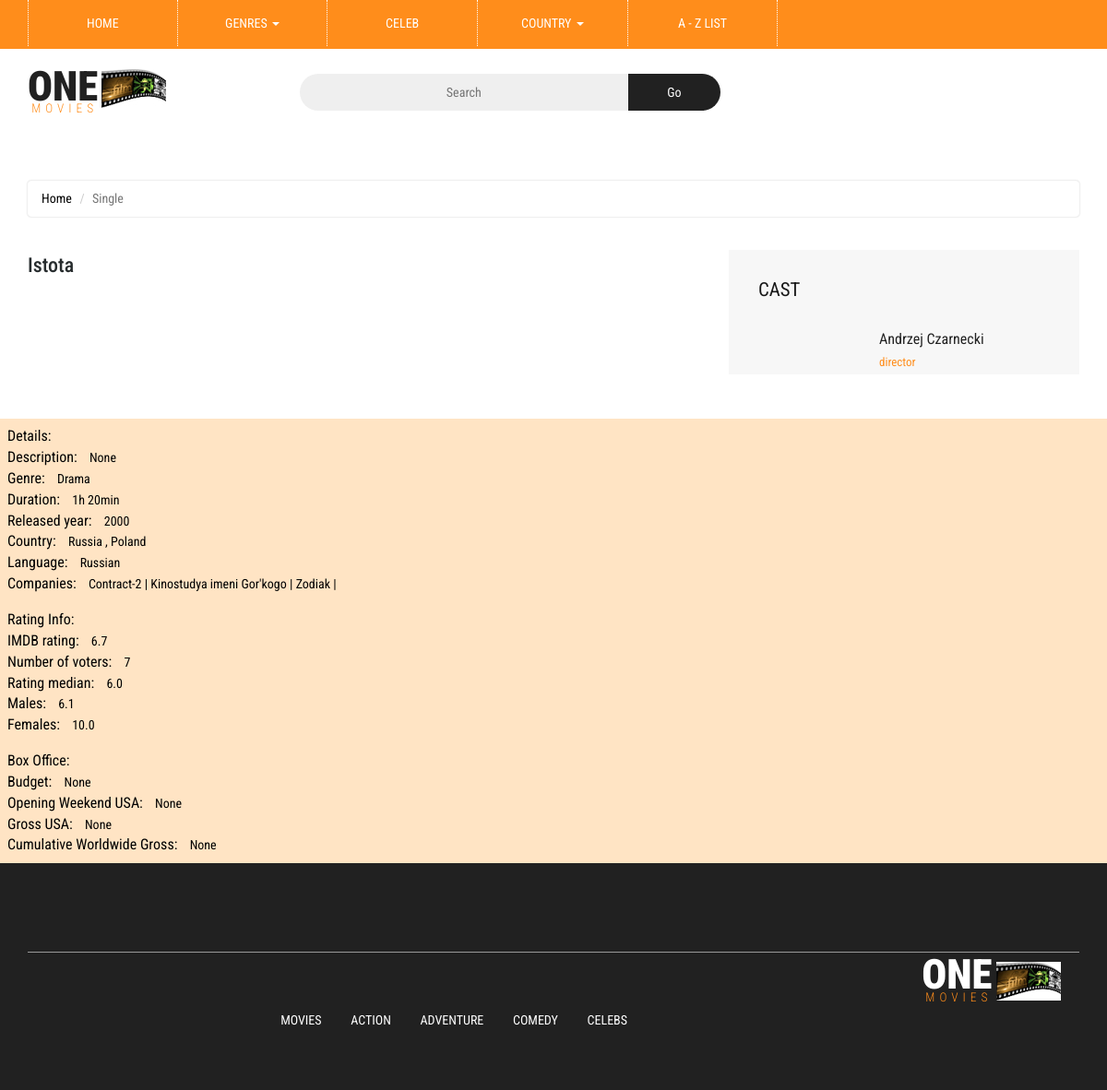
Screenshot of /movies/0102362 with the database file from the repository.
### tables this page shows
CREATE TABLE movies (ID TEXT PRIMARY KEY, Title TEXT,released TEXT, duration INTEGER, genre TEXT, budget REAL, language TEXT, country TEXT, description TEXT, small_pic_url TEXT, large_pic_url TEXT, open_week_us REAL, gross_usa REAL, gross_world REAL);

CREATE TABLE people (people_id TEXT PRIMARY KEY , name TEXT, birthdate TEXT, interviews TEXT, articles TEXT, pictorials TEXT, pic_url TEXT, star_meter INTEGER, prof INTEGER, magazines TEXT );

CREATE TABLE movie_companies (movie_id TEXT, company_name TEXT, FOREIGN KEY(movie_id) REFERENCES movie(movie_id));

### Flask.py (the view)
@app.route('/movies/<id>')
def movie_single(id):
    con = sqlite3.connect('my_project_new.db')
    con.row_factory = sqlite3.Row
    cur = con.cursor()
    sql_movie = ('SELECT DISTINCT movie_imbd_rating.movie_id, movies.released, movies.title, '
                 'movie_imbd_rating.rating_wa, movie_imbd_rating.voters, movies.country, movies.id, movies.genre,'
                 'movies.small_pic_url,  movie_imbd_rating.rating_median,'
                 'movie_imbd_rating.rating_male, movies.language, movie_imbd_rating.rating_female,'
                 'movies.budget, movies.description, movies.duration, movies.open_week_us, '
                 'movies.gross_usa, movies.gross_world '
                 'FROM movies INNER JOIN movie_imbd_rating '
                 'ON movie_imbd_rating.movie_id=movies.id '
                 'WHERE movies.id =(?)')
    sql_people = ('SELECT DISTINCT movie_people.movie_id, people.people_id, people.name, '
                  'people.pic_url, movie_people.role '
                  'FROM movie_people '
                  'INNER JOIN people ON movie_people.people_id = people.people_id '
                  'WHERE movie_people.movie_id = (?)')
    sql_company = ('SELECT DISTINCT company_name FROM movie_companies '
                   'WHERE movie_id =(?)')
    cur.execute(sql_movie, (id,))
    data = cur.fetchone()
    cur.execute(sql_people, (id,))
    people = cur.fetchall()
    print(id)
    print(people)
    cur.execute(sql_company, (id,))
    companies = cur.fetchall()
    cur.close()
    return render_template('movie_single.html', data=data, people=people, companies=companies)

### templates/movie_single.html (shortened to what this page needs)
{% extends "base.html" %}
{% block content %}
<body>
	<div class="header">
		<div class="container">
			<div class="w3layouts_logo">
				<a href="index.html"><h1>One<span>Movies</span></h1></a>
			</div>
			<div class="w3_search">
				<form action="#" method="post">
					<input type="text" name="Search" placeholder="Search" required="">
					<input type="submit" value="Go">
				</form>
			</div>
		</div>
	</div>
<div class="single-page-agile-main">
<div class="container">
			<div class="agileits-single-top">
				<ol class="breadcrumb">
				  <li><a href="index.html">Home</a></li>
				  <li class="active">Single</li>
				</ol>
			</div>
			<div class="single-page-agile-info">
                           <div class="show-top-grids-w3lagile">
				<div class="col-sm-8 single-left">
					<div class="song">
						<div class="song-info">
							<h3>{{data['title']}}</h3>
					</div>
					</div>
				</div>
				<div class="col-md-4 single-right">
					<h3>Cast</h3>
					<div class="single-grid-right">
						{% for person in people %}
						<div class="single-right-grids">
							<div class="col-md-4 single-right-grid-left">
							</div>
							<div class="col-md-8 single-right-grid-right">
								<a href="/person/{{person['people_id']}}" class="title"> {{person['name']}}
								</a>
								<p class="author"><a href="#" class="author">{{person['role']}}</a></p>
							</div>
						</div>
						{% endfor %}
					</div>
				</div>
			</div>
		</div>
	</div>
</div>
		 <div style="background-color: #FFE4C4;color:#000000;padding:8px;">
			 <table>
				 <tr>
                  <td><h6></h6>Details:</h6>
					 <ul style="list-style-type:none;......">
						 <li><span style="font-size: 16px; padding-right: 10px;">Description:</span> {{data['description']}}</li>
						 <li><span style="font-size: 16px; padding-right: 10px;">Genre:</span> {{data['genre']}}</li>
						 <li><span style="font-size: 16px; padding-right: 10px;">Duration:</span> {{data['duration']}}</li>
						 <li><span style="font-size: 16px; padding-right: 10px;">Released year:</span> {{data['released']}}</li>
						 <li><span style="font-size: 16px; padding-right: 10px;">Country:</span> {{data['country']}}</li>
						 <li><span style="font-size: 16px; padding-right: 10px;">Language:</span> {{data['language']}}</li>
						 <li><span style="font-size: 16px; padding-right: 10px;">Companies:</span> {% for company in companies %} {{company['company_name']}} |{% endfor %}
						 </li>
					 </ul>
				   </td>
				 </tr>
			 </table>
		  </div>
		 <div style="background-color: #FFE4C4;color:#000000;padding:8px;">
			 <table>
				 <tr>
                  <td><h6></h6>Rating Info:</h6>
					 <ul style="list-style-type:none;......">
						 <li><span style="font-size: 16px; padding-right: 10px;">IMDB rating:</span> {{data['rating_wa']}}</li>
						 <li><span style="font-size: 16px; padding-right: 10px;">Number of voters:</span> {{data['voters']}}</li>
						 <li><span style="font-size: 16px; padding-right: 10px;">Rating median:</span> {{data['rating_median']}}</li>
						 <li><span style="font-size: 16px; padding-right: 10px;">Males:</span> {{data['rating_male']}}</li>
						 <li><span style="font-size: 16px; padding-right: 10px;">Females:</span> {{data['rating_female']}}</li>
					 </ul>
				   </td>
				 </tr>
			 </table>
		  </div>
		 <div style="background-color: #FFE4C4;color:#000000;padding:8px;">
			 <table>
				 <tr>
                  <td><h6></h6>Box Office:</h6>
					 <ul style="list-style-type:none;......">
						 <li><span style="font-size: 16px; padding-right: 10px;">Budget:</span> {{data['budget']}}</li>
						 <li><span style="font-size: 16px; padding-right: 10px;">Opening Weekend USA:</span> {{data['open_week_us']}}</li>
						 <li><span style="font-size: 16px; padding-right: 10px;">Gross USA:</span> {{data['gross_usa']}}</li>
						 <li><span style="font-size: 16px; padding-right: 10px;">Cumulative Worldwide Gross:</span> {{data['gross_world']}}</li>
					 </ul>
				   </td>
				 </tr>
			 </table>
		  </div>
{% endblock %}

### templates/base.html (shortened to what this page needs)
<!DOCTYPE html>
<html lang="en">
<head>
    <link href="{{ url_for('static', filename='css/bootstrap.css' ) }}" rel="stylesheet" type="text/css" media="all" />
    <link href="{{ url_for('static', filename='css/style.css' ) }}" rel="stylesheet" type="text/css" media="all" />
    <link href="{{ url_for('static', filename='css/medile.css' ) }}" rel='stylesheet' type='text/css' />
    <link href="{{ url_for('static', filename='css/single.css' ) }}" rel='stylesheet' type='text/css' />
    <link rel="stylesheet" href="{{ url_for('static', filename='css/contactstyle.css' ) }}" type="text/css" media="all" />
    <link rel="stylesheet" href="{{ url_for('static', filename='css/faqstyle.css' ) }}" type="text/css" media="all" />
    <link rel="stylesheet" href="{{ url_for('static', filename='css/font-awesome.min.css' ) }}" />
    <link rel="stylesheet" href="{{ url_for('static', filename='news-css/news.css' ) }}" type="text/css" media="all" />
    <link rel="stylesheet" href="{{ url_for('static', filename='list-css/list.css' ) }}" type="text/css" media="all" />
    <link href="{{ url_for('static', filename='css/owl.carousel.css' ) }}" rel="stylesheet" type="text/css" media="all">
</head>
	<div class="movies_nav">
		<div class="container">
			<nav class="navbar navbar-default">
				<div class="collapse navbar-collapse navbar-right" id="bs-example-navbar-collapse-1">
					<nav>
						<ul class="nav navbar-nav">
							<li class="w3_home_act"><a href="index.html">Home</a></li>
							<li class="dropdown active">
								<a href="#" class="dropdown-toggle" data-toggle="dropdown">Genres <b class="caret"></b></a>
							</li>
							<li><a href="/celebs">Celeb</a></li>
							<li class="dropdown">
								<a href="#" class="dropdown-toggle" data-toggle="dropdown">Country <b class="caret"></b></a>
							</li>
							<li><a href="/list">A - z list</a></li>
						</ul>
					</nav>
				</div>
			</nav>
		</div>
	</div>
	{% block content %}{% endblock content%}
	<div class="footer">
		<div class="container">
			<div class="w3ls_footer_grid">
				<div class="col-md-6 w3ls_footer_grid_left">
				</div>
				<div class="col-md-6 w3ls_footer_grid_right">
					<a href="index.html"><h2>One<span>Movies</span></h2></a>
				</div>
			</div>
			<div class="col-md-7 w3ls_footer_grid1_right">
				<ul>
					<li>
						<a href="/list">Movies</a>
					</li>
					<li>
						<a href="/genre/Action">Action</a>
					</li>
					<li>
						<a href="/genre/Adventure">Adventure</a>
					</li>
					<li>
						<a href="/genre/Comedy">Comedy</a>
					</li>
					<li>
						<a href="/celebs">Celebs</a>
					</li>
				</ul>
			</div>
		</div>
	</div>

### static/css/style.css (style rules this page uses)
html, body { font-size: 100%; font-family: 'Roboto Condensed', sans-serif; background:#ffffff; }
ul li,ol li { font-size:14px; }
p { margin:0; font-size:0.9em; }
h1,h2,h3,h4,h5,h6,a { font-family: 'Roboto Condensed', sans-serif; margin:0; }
ul,label { margin:0; padding:0; }
input[type="submit"],.agileinfo_chat a,.w3ls_footer_grid1_left p a,.w3l_sign_in_register ul li a,.w3ls_footer_grid1_right ul li a,.w3_customer_email_right a,ul.dropdown-menu.multi-column ul li a { transition:.5s ease-in; -webkit-transition:.5s ease-in; -moz-transition:.5s ease-in; -o-transition:.5s ease-in; -ms-transition:.5s ease-in; }
.header { padding: 1em 0; border-top: 3px solid #FF8D1B; }
.w3layouts_logo { float:left; }
.w3layouts_logo a { display:block; text-decoration:none; }
.w3layouts_logo a h1 { font-size: 2.8em; color: #212121; text-transform: uppercase; background: url(../images/1.jpg) no-repeat 80px 6px; padding-right: 1.67em; font-weight: 900; padding-bottom: .3em; }
.w3layouts_logo a h1 span { color: #FF8D1B; font-size: .3em; display: block; font-weight: 300; letter-spacing: 5px; text-align: right; line-height: 0; }
.w3_search { float: left; width: 40%; margin-left: 9em; margin-top: .7em; }
.w3_search input[type="text"] { outline: none; border: none; background:#EFEFEF; padding: 10px; text-align: center; font-size: 14px; color: #999; width: 78%; float: left; border-top-left-radius: 25px; border-bottom-left-radius: 25px; }
.w3_search input[type="submit"] { outline: none; border: none; background: #212121; padding: 10px 0; font-size: 14px; color: #fff; width: 22%; border-top-right-radius: 25px; border-bottom-right-radius: 25px; }
.navbar-default { background: none; border: none; }
.navbar { margin-bottom: 0; }
.navbar-right { float: none !important; margin-right: 0; }
.navbar-collapse { padding: 0; }
.movies_nav { background: #FF8D1B; }
.navbar-default .navbar-nav > li > a { color: #fff; text-transform: uppercase; }
.navbar-nav > li { float: left; border-right: 1px dotted #fff; width:14.27%; text-align: center; }
.w3_home_act { border-left: 1px dotted #fff; }
.navbar-nav { float: none; margin: 0; }
.footer { background:#212121; padding:4em 0; }
.w3ls_footer_grid_right,.w3ls_footer_grid1_right { text-align: right; }
.w3ls_footer_grid { padding-bottom:2em; border-bottom:1px solid #999; margin-bottom:2em; }
.w3ls_footer_grid1_right ul li { display:inline-block; margin-left: 2em; }
.w3ls_footer_grid1_right ul li a { color:#fff; text-decoration:none; text-transform:uppercase; }
.w3ls_footer_grid_right a { display: block; text-decoration: none; width: 28%; margin-left: 24em; }
.w3ls_footer_grid_right a h2 { font-size: 2.8em; color: #fff; text-transform: uppercase; background: url(../images/1.jpg) no-repeat right transparent; padding-right: 1.67em; font-weight: 900; padding-bottom: .3em; }
.w3ls_footer_grid_right a h2 span { color: #FF8D1B; font-size: .3em; display: block; font-weight: 300; letter-spacing: 5px; text-align: right; line-height: 0; }
.w3ls_footer_grid_right { margin-top: 2em; }
ol { margin-bottom: 44px; }

### static/css/medile.css (style rules this page uses)
html, body { font-size: 100%; font-family: 'Roboto Condensed', sans-serif; background:#ffffff; margin: 0; }
p,ul li,ol li { margin:0; font-size:14px; }
h1,h2,h3,h4,h5,h6 { margin:0; }
ul,label { margin:0; padding:0; }
.w3l-agile-horror,.general-agileits-w3l,.single-page-agile-main,.wthree-comedy { padding:3em 0; }
.breadcrumb { background: #ffffff; box-shadow: 0px 0 2px #C1C1C1 !important; -o-box-shadow: 0px 0 2px #C1C1C1 !important; -moz-box-shadow: 0px 0 2px #C1C1C1 !important; -ms-box-shadow: 0px 0 2px #C1C1C1 !important; }
ol.breadcrumb li a { color: #000000 !important; text-decoration: none; }

### static/css/contactstyle.css (style rules this page uses)
html, body { font-size: 100%; font-family: 'Roboto Condensed', sans-serif; background:#ffffff; }
ul li,ol li { font-size:14px; }
p { margin:0; font-size:0.9em; }
h1,h2,h3,h4,h5,h6,a { font-family: 'Roboto Condensed', sans-serif; margin:0; }
ul,label { margin:0; padding:0; }
input[type="submit"],.agileinfo_chat a,.w3_customer_email_right a,ul.dropdown-menu.multi-column ul li a { transition:.5s ease-in; -webkit-transition:.5s ease-in; -moz-transition:.5s ease-in; -o-transition:.5s ease-in; -ms-transition:.5s ease-in; }

### static/list-css/list.css (style rules this page uses)
body a { transition: 0.5s all; -webkit-transition: 0.5s all; -o-transition: 0.5s all; -moz-transition: 0.5s all; -ms-transition: 0.5s all; }
html, body { font-size: 100%; font-family: 'Roboto Condensed', sans-serif; background: #FFF; }

### rows the page displays
movies: title "Istota", description "None", genre "Drama", duration "1h 20min", released "2000", country "Russia , Poland", language "Russian", budget "None", open_week_us "None", gross_usa "None", gross_world "None"
people: name "Andrzej Czarnecki", role "director"
movie_companies: company_name "Contract-2"
movie_companies: company_name "Kinostudya imeni Gor'kogo"
movie_companies: company_name "Zodiak"

### other values shown
{{ data['rating_wa'] }} "6.7"
{{ data['voters'] }} "7"
{{ data['rating_median'] }} "6.0"
{{ data['rating_male'] }} "6.1"
{{ data['rating_female'] }} "10.0"
